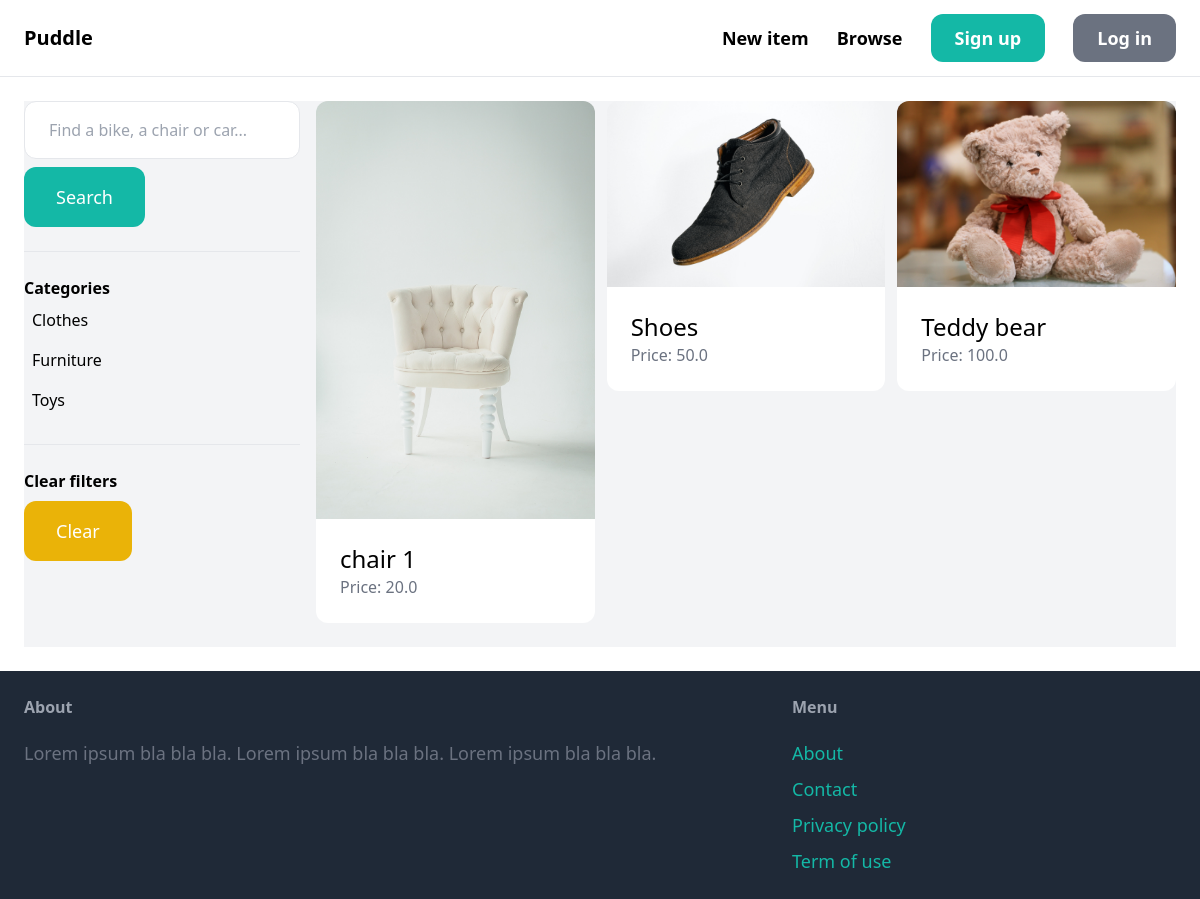
The app's page /items/ with its own data.
### item/models.py (models this page shows, shortened)
class Category(models.Model):
    name = models.CharField(max_length=255)
    class Meta:
        ordering = ('name',)
        verbose_name_plural = 'Categories'

class Item(models.Model):
    category = models.ForeignKey(Category, related_name='items', on_delete=models.CASCADE)
    name = models.CharField(max_length=255)
    description = models.TextField(blank=True, null=True)
    price = models.FloatField()
    image = models.ImageField(upload_to='item_images', blank=True, null=True)
    is_sold = models.BooleanField(default=False)
    created_by = models.ForeignKey(User, related_name='items', on_delete=models.CASCADE)
    created_at = models.DateTimeField(auto_now_add=True)

### item/views.py (the view)
# urls.py: path('', views.items, name='items'),
def items(request):
    query = request.GET.get('query', '')
    category_id = request.GET.get('category', 0)
    categories = Category.objects.all()
    items = Item.objects.filter(is_sold=False)
    if category_id:
        items = items.filter(category_id=category_id)
    if query:
        items = items.filter(Q(name__icontains=query) | Q(description__icontains=query))
    return render(request, 'item/items.html', {
        'items': items,
        'query': query,
        'categories': categories,
        'category_id': int(category_id)
    })

### item/templates/item/items.html (shortened to what this page needs)
{% extends 'core/base.html' %}
{% block content %}
    <div class="pb-6 grid grid-cols-4 gap-4 bg-gray-100">
        <div class="col-span-1">
            <form method="get" action="{% url 'item:items' %}">
                <input name="query" class="w-full py-4 px-6 border rounded-xl" type="text" value="{{ query }}" placeholder="Find a bike, a chair or car...">
                <button class="mt-2 py-4 px-8 text-lg bg-teal-500 text-white rounded-xl">Search</button>
            </form>
            <hr class="my-6">
            <p class="font-semibold">Categories</p>
            <ul>
                {% for category in categories %}
                    <li class="py-2 px-2 rounded-xl{% if category.id == category_id %} bg-gray-200{% endif %}">
                        <a href="{% url 'item:items' %}?query={{ query }}&category={{ category.id }}">{{ category.name }}</a>
                    </li>
                {% endfor %}
            </ul>
            <hr class="my-6">
            <p class="font-semibold">Clear filters</p>
            <ul>
                <li><a href="{% url 'item:items' %}" class="mt-2 py-4 px-8 inline-block bg-yellow-500 text-lg rounded-xl text-white">Clear</a>
        </div>
        <div class="col-span-3">
            <div class="grid grid-cols-3 gap-3">
                {% for item in items %}
                    <div>
                        <a href="{% url 'item:detail' item.id %}">
                            <div>
                                <img src="{{ item.image.url }}" class="rounded-t-xl">
                            </div>
                            <div class="p-6 bg-white rounded-b-xl">
                                <h2 class="text-2xl">{{ item.name }}</h2>
                                <p class="text-gray-500">Price: {{ item.price }}</p>
                            </div>
                        </a>
                    </div>
                {% endfor %}
            </div>
        </div>
    </div>
{% endblock %}

### records on screen
Category: name "Clothes"
Category: name "Furniture"
Category: name "Toys"
Item: image (picture), name "chair 1", price "20.0"
Item: image (picture), name "Shoes", price "50.0"
Item: image (picture), name "Teddy bear", price "100.0"
